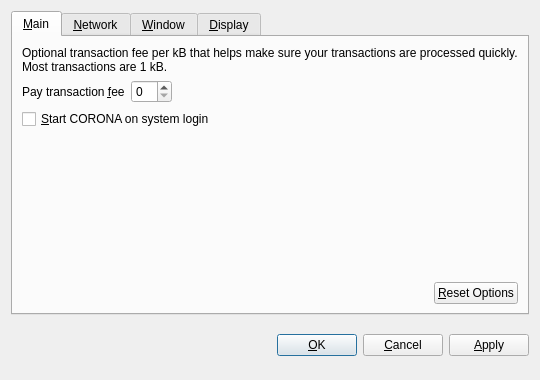
<?xml version="1.0" encoding="UTF-8"?>
<ui version="4.0">
 <class>OptionsDialog</class>
 <widget class="QDialog" name="OptionsDialog">
  <property name="geometry">
   <rect>
    <x>0</x>
    <y>0</y>
    <width>540</width>
    <height>380</height>
   </rect>
  </property>
  <property name="windowTitle">
   <string>Options</string>
  </property>
  <property name="modal">
   <bool>true</bool>
  </property>
  <layout class="QVBoxLayout" name="verticalLayout">
   <item>
    <widget class="QTabWidget" name="tabWidget">
     <property name="tabPosition">
      <enum>QTabWidget::North</enum>
     </property>
     <property name="currentIndex">
      <number>0</number>
     </property>
     <widget class="QWidget" name="tabMain">
      <attribute name="title">
       <string>&amp;Main</string>
      </attribute>
      <layout class="QVBoxLayout" name="verticalLayout_Main">
       <item>
        <widget class="QLabel" name="transactionFeeInfoLabel">
         <property name="text">
          <string>Optional transaction fee per kB that helps make sure your transactions are processed quickly. Most transactions are 1 kB.</string>
         </property>
         <property name="textFormat">
          <enum>Qt::PlainText</enum>
         </property>
         <property name="wordWrap">
          <bool>true</bool>
         </property>
        </widget>
       </item>
       <item>
        <layout class="QHBoxLayout" name="horizontalLayout_1_Main">
         <item>
          <widget class="QLabel" name="transactionFeeLabel">
           <property name="text">
            <string>Pay transaction &amp;fee</string>
           </property>
           <property name="textFormat">
            <enum>Qt::PlainText</enum>
           </property>
           <property name="buddy">
            <cstring>transactionFee</cstring>
           </property>
          </widget>
         </item>
         <item>
          <widget class="BitcoinAmountField" name="transactionFee"/>
         </item>
         <item>
          <spacer name="horizontalSpacer_1_Main">
           <property name="orientation">
            <enum>Qt::Horizontal</enum>
           </property>
           <property name="sizeHint" stdset="0">
            <size>
             <width>40</width>
             <height>20</height>
            </size>
           </property>
          </spacer>
         </item>
        </layout>
       </item>
       <item>
        <widget class="QCheckBox" name="bitcoinAtStartup">
         <property name="toolTip">
          <string>Automatically start CORONA after logging in to the system.</string>
         </property>
         <property name="text">
          <string>&amp;Start CORONA on system login</string>
         </property>
        </widget>
       </item>
       <item>
        <spacer name="verticalSpacer_Main">
         <property name="orientation">
          <enum>Qt::Vertical</enum>
         </property>
         <property name="sizeHint" stdset="0">
          <size>
           <width>20</width>
           <height>40</height>
          </size>
         </property>
        </spacer>
       </item>
       <item>
        <layout class="QHBoxLayout" name="horizontalLayout_2_Main">
         <item>
          <spacer name="horizontalSpacer_2_Main">
           <property name="orientation">
            <enum>Qt::Horizontal</enum>
           </property>
           <property name="sizeHint" stdset="0">
            <size>
             <width>40</width>
             <height>20</height>
            </size>
           </property>
          </spacer>
         </item>
         <item>
          <widget class="QPushButton" name="resetButton">
           <property name="toolTip">
            <string>Reset all client options to default.</string>
           </property>
           <property name="text">
            <string>&amp;Reset Options</string>
           </property>
           <property name="autoDefault">
            <bool>false</bool>
           </property>
          </widget>
         </item>
        </layout>
       </item>
      </layout>
     </widget>
     <widget class="QWidget" name="tabNetwork">
      <attribute name="title">
       <string>&amp;Network</string>
      </attribute>
      <layout class="QVBoxLayout" name="verticalLayout_Network">
       <item>
        <widget class="QCheckBox" name="mapPortUpnp">
         <property name="toolTip">
          <string>Automatically open the CORONA client port on the router. This only works when your router supports UPnP and it is enabled.</string>
         </property>
         <property name="text">
          <string>Map port using &amp;UPnP</string>
         </property>
        </widget>
       </item>
       <item>
        <widget class="QCheckBox" name="connectSocks">
         <property name="toolTip">
          <string>Connect to the CORONA network through a SOCKS proxy (e.g. when connecting through Tor).</string>
         </property>
         <property name="text">
          <string>&amp;Connect through SOCKS proxy:</string>
         </property>
        </widget>
       </item>
       <item>
        <layout class="QHBoxLayout" name="horizontalLayout_Network">
         <item>
          <widget class="QLabel" name="proxyIpLabel">
           <property name="text">
            <string>Proxy &amp;IP:</string>
           </property>
           <property name="textFormat">
            <enum>Qt::PlainText</enum>
           </property>
           <property name="buddy">
            <cstring>proxyIp</cstring>
           </property>
          </widget>
         </item>
         <item>
          <widget class="QValidatedLineEdit" name="proxyIp">
           <property name="maximumSize">
            <size>
             <width>140</width>
             <height>16777215</height>
            </size>
           </property>
           <property name="toolTip">
            <string>IP address of the proxy (e.g. 127.0.0.1)</string>
           </property>
          </widget>
         </item>
         <item>
          <widget class="QLabel" name="proxyPortLabel">
           <property name="text">
            <string>&amp;Port:</string>
           </property>
           <property name="textFormat">
            <enum>Qt::PlainText</enum>
           </property>
           <property name="buddy">
            <cstring>proxyPort</cstring>
           </property>
          </widget>
         </item>
         <item>
          <widget class="QLineEdit" name="proxyPort">
           <property name="maximumSize">
            <size>
             <width>55</width>
             <height>16777215</height>
            </size>
           </property>
           <property name="toolTip">
            <string>Port of the proxy (e.g. 9050)</string>
           </property>
          </widget>
         </item>
         <item>
          <widget class="QLabel" name="socksVersionLabel">
           <property name="text">
            <string>SOCKS &amp;Version:</string>
           </property>
           <property name="textFormat">
            <enum>Qt::PlainText</enum>
           </property>
           <property name="buddy">
            <cstring>socksVersion</cstring>
           </property>
          </widget>
         </item>
         <item>
          <widget class="QValueComboBox" name="socksVersion">
           <property name="toolTip">
            <string>SOCKS version of the proxy (e.g. 5)</string>
           </property>
          </widget>
         </item>
         <item>
          <spacer name="horizontalSpacer_Network">
           <property name="orientation">
            <enum>Qt::Horizontal</enum>
           </property>
           <property name="sizeHint" stdset="0">
            <size>
             <width>40</width>
             <height>20</height>
            </size>
           </property>
          </spacer>
         </item>
        </layout>
       </item>
       <item>
        <spacer name="verticalSpacer_Network">
         <property name="orientation">
          <enum>Qt::Vertical</enum>
         </property>
         <property name="sizeHint" stdset="0">
          <size>
           <width>20</width>
           <height>40</height>
          </size>
         </property>
        </spacer>
       </item>
      </layout>
     </widget>
     <widget class="QWidget" name="tabWindow">
      <attribute name="title">
       <string>&amp;Window</string>
      </attribute>
      <layout class="QVBoxLayout" name="verticalLayout_Window">
       <item>
        <widget class="QCheckBox" name="minimizeToTray">
         <property name="toolTip">
          <string>Show only a tray icon after minimizing the window.</string>
         </property>
         <property name="text">
          <string>&amp;Minimize to the tray instead of the taskbar</string>
         </property>
        </widget>
       </item>
       <item>
        <widget class="QCheckBox" name="minimizeOnClose">
         <property name="toolTip">
          <string>Minimize instead of exit the application when the window is closed. When this option is enabled, the application will be closed only after selecting Quit in the menu.</string>
         </property>
         <property name="text">
          <string>M&amp;inimize on close</string>
         </property>
        </widget>
       </item>
       <item>
        <spacer name="verticalSpacer_Window">
         <property name="orientation">
          <enum>Qt::Vertical</enum>
         </property>
         <property name="sizeHint" stdset="0">
          <size>
           <width>20</width>
           <height>40</height>
          </size>
         </property>
        </spacer>
       </item>
      </layout>
     </widget>
     <widget class="QWidget" name="tabDisplay">
      <attribute name="title">
       <string>&amp;Display</string>
      </attribute>
      <layout class="QVBoxLayout" name="verticalLayout_Display">
       <item>
        <layout class="QHBoxLayout" name="horizontalLayout_1_Display">
         <item>
          <widget class="QLabel" name="langLabel">
           <property name="text">
            <string>User Interface &amp;language:</string>
           </property>
           <property name="textFormat">
            <enum>Qt::PlainText</enum>
           </property>
           <property name="buddy">
            <cstring>lang</cstring>
           </property>
          </widget>
         </item>
         <item>
          <widget class="QValueComboBox" name="lang">
           <property name="toolTip">
            <string>The user interface language can be set here. This setting will take effect after restarting CORONA.</string>
           </property>
          </widget>
         </item>
        </layout>
       </item>
       <item>
        <layout class="QHBoxLayout" name="horizontalLayout_2_Display">
         <item>
          <widget class="QLabel" name="unitLabel">
           <property name="text">
            <string>&amp;Unit to show amounts in:</string>
           </property>
           <property name="textFormat">
            <enum>Qt::PlainText</enum>
           </property>
           <property name="buddy">
            <cstring>unit</cstring>
           </property>
          </widget>
         </item>
         <item>
          <widget class="QValueComboBox" name="unit">
           <property name="toolTip">
            <string>Choose the default subdivision unit to show in the interface and when sending coins.</string>
           </property>
          </widget>
         </item>
        </layout>
       </item>
       <item>
        <widget class="QCheckBox" name="displayAddresses">
         <property name="toolTip">
          <string>Whether to show CORONA addresses in the transaction list or not.</string>
         </property>
         <property name="text">
          <string>&amp;Display addresses in transaction list</string>
         </property>
        </widget>
       </item>
       <item>
        <spacer name="verticalSpacer_Display">
         <property name="orientation">
          <enum>Qt::Vertical</enum>
         </property>
         <property name="sizeHint" stdset="0">
          <size>
           <width>20</width>
           <height>40</height>
          </size>
         </property>
        </spacer>
       </item>
      </layout>
     </widget>
    </widget>
   </item>
   <item>
    <layout class="QHBoxLayout" name="horizontalLayout_Buttons">
     <item>
      <spacer name="horizontalSpacer_1">
       <property name="orientation">
        <enum>Qt::Horizontal</enum>
       </property>
       <property name="sizeHint" stdset="0">
        <size>
         <width>40</width>
         <height>48</height>
        </size>
       </property>
      </spacer>
     </item>
     <item>
      <widget class="QLabel" name="statusLabel">
       <property name="font">
        <font>
         <weight>75</weight>
         <bold>true</bold>
        </font>
       </property>
       <property name="text">
        <string/>
       </property>
       <property name="textFormat">
        <enum>Qt::PlainText</enum>
       </property>
       <property name="wordWrap">
        <bool>true</bool>
       </property>
      </widget>
     </item>
     <item>
      <spacer name="horizontalSpacer_2">
       <property name="orientation">
        <enum>Qt::Horizontal</enum>
       </property>
       <property name="sizeHint" stdset="0">
        <size>
         <width>40</width>
         <height>48</height>
        </size>
       </property>
      </spacer>
     </item>
     <item>
      <widget class="QPushButton" name="okButton">
       <property name="text">
        <string>&amp;OK</string>
       </property>
      </widget>
     </item>
     <item>
      <widget class="QPushButton" name="cancelButton">
       <property name="text">
        <string>&amp;Cancel</string>
       </property>
       <property name="autoDefault">
        <bool>false</bool>
       </property>
      </widget>
     </item>
     <item>
      <widget class="QPushButton" name="applyButton">
       <property name="text">
        <string>&amp;Apply</string>
       </property>
       <property name="autoDefault">
        <bool>false</bool>
       </property>
      </widget>
     </item>
    </layout>
   </item>
  </layout>
 </widget>
 <customwidgets>
  <customwidget>
   <class>BitcoinAmountField</class>
   <extends>QSpinBox</extends>
   <header>bitcoinamountfield.h</header>
  </customwidget>
  <customwidget>
   <class>QValueComboBox</class>
   <extends>QComboBox</extends>
   <header>qvaluecombobox.h</header>
  </customwidget>
  <customwidget>
   <class>QValidatedLineEdit</class>
   <extends>QLineEdit</extends>
   <header>qvalidatedlineedit.h</header>
  </customwidget>
 </customwidgets>
 <resources/>
 <connections/>
</ui>
